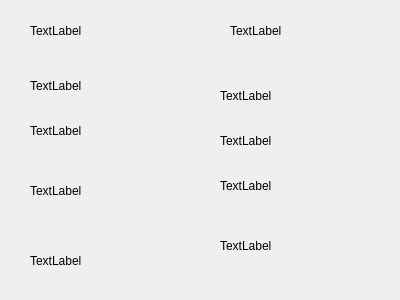
<?xml version="1.0" encoding="UTF-8"?>
<ui version="4.0">
 <class>fenetreAfficherCarte</class>
 <widget class="QDialog" name="fenetreAfficherCarte">
  <property name="geometry">
   <rect>
    <x>0</x>
    <y>0</y>
    <width>400</width>
    <height>300</height>
   </rect>
  </property>
  <property name="windowTitle">
   <string>Dialog</string>
  </property>
  <widget class="QLabel" name="Carte1">
   <property name="geometry">
    <rect>
     <x>30</x>
     <y>0</y>
     <width>71</width>
     <height>61</height>
    </rect>
   </property>
   <property name="text">
    <string>TextLabel</string>
   </property>
  </widget>
  <widget class="QLabel" name="Carte2">
   <property name="geometry">
    <rect>
     <x>30</x>
     <y>60</y>
     <width>71</width>
     <height>51</height>
    </rect>
   </property>
   <property name="text">
    <string>TextLabel</string>
   </property>
  </widget>
  <widget class="QLabel" name="Carte3">
   <property name="geometry">
    <rect>
     <x>30</x>
     <y>110</y>
     <width>71</width>
     <height>41</height>
    </rect>
   </property>
   <property name="text">
    <string>TextLabel</string>
   </property>
  </widget>
  <widget class="QLabel" name="Carte5">
   <property name="geometry">
    <rect>
     <x>30</x>
     <y>160</y>
     <width>71</width>
     <height>61</height>
    </rect>
   </property>
   <property name="text">
    <string>TextLabel</string>
   </property>
  </widget>
  <widget class="QLabel" name="Carte6">
   <property name="geometry">
    <rect>
     <x>30</x>
     <y>230</y>
     <width>71</width>
     <height>61</height>
    </rect>
   </property>
   <property name="text">
    <string>TextLabel</string>
   </property>
  </widget>
  <widget class="QLabel" name="Carte7">
   <property name="geometry">
    <rect>
     <x>230</x>
     <y>0</y>
     <width>71</width>
     <height>61</height>
    </rect>
   </property>
   <property name="text">
    <string>TextLabel</string>
   </property>
  </widget>
  <widget class="QLabel" name="Carte8">
   <property name="geometry">
    <rect>
     <x>220</x>
     <y>70</y>
     <width>71</width>
     <height>51</height>
    </rect>
   </property>
   <property name="text">
    <string>TextLabel</string>
   </property>
  </widget>
  <widget class="QLabel" name="Carte9">
   <property name="geometry">
    <rect>
     <x>220</x>
     <y>120</y>
     <width>71</width>
     <height>41</height>
    </rect>
   </property>
   <property name="text">
    <string>TextLabel</string>
   </property>
  </widget>
  <widget class="QLabel" name="Carte10">
   <property name="geometry">
    <rect>
     <x>220</x>
     <y>160</y>
     <width>71</width>
     <height>51</height>
    </rect>
   </property>
   <property name="text">
    <string>TextLabel</string>
   </property>
  </widget>
  <widget class="QLabel" name="Carte4">
   <property name="geometry">
    <rect>
     <x>220</x>
     <y>220</y>
     <width>71</width>
     <height>51</height>
    </rect>
   </property>
   <property name="text">
    <string>TextLabel</string>
   </property>
  </widget>
 </widget>
 <resources/>
 <connections/>
</ui>
